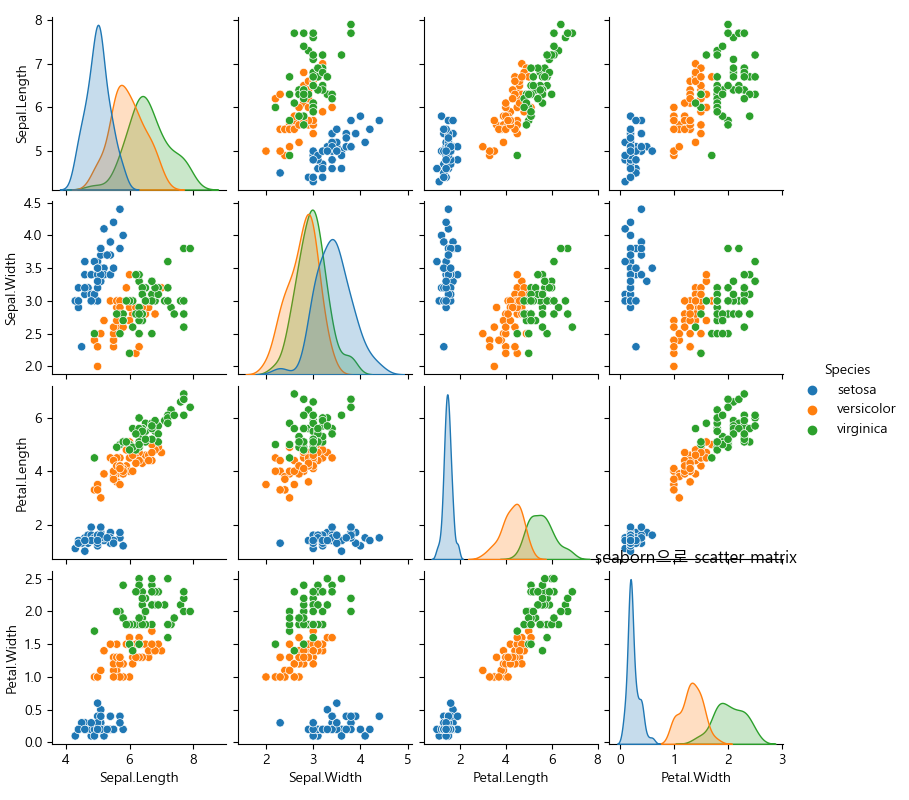

The Python source for this figure:
# matplotlib 스타일 인터페이스, 차트 종류 몇가지 경험하기

import numpy as np 
import matplotlib.pyplot as plt
plt.rc('font',family='malgun gothic')
plt.rcParams['axes.unicode_minus'] =False

'''
# matplotlib 스타일 인터페이스 1
x = np.arange(10)
plt.figure() # 영역 생성
plt.subplot(2,1,1) # (row, column, panel number)
plt.plot(x, np.sin(x))
plt.subplot(2,1,2)
plt.plot(x, np.cos(x))
# plt.show()

# matplotlib 스타일 인터페이스 2 - 객체 지향 인터페이스
fig, ax = plt.subplots(nrows=2, ncols=1)
ax[0].plot(x, np.sin(x))
ax[1].scatter(x, np.cos(x))
plt.show()
'''

data = [50,80,100,70,88]
'''
#  막대 그래프 
plt.bar(range(len(data)),data)
plt.show


#  세로 막대 그래프 
err = np.random.rand(len(data))
plt.barh(range(len(data)),data,xerr = err) # eorror boar(오차 ㅂ뱓)
plt.show

# 원 그래프
plt.pie(data, explode=0,0,0,2,0,0), color=['yellow','blie'.]
plt.show
'''
'''
# 히스토그램
plt.hist(data, bins=5, alpha=0.1)
plt.show()

# box plot
plt.boxplot(data, notch=True)
plt.show()

# 시계열 데이터
import pandas as pd 
fdata = pd.DataFrame(np.random.rand(1000, 4), index=pd.date_range('2000-01-01', periods=1000), columns=list('abcd'))
fdata = fdata.cumsum()
print(fdata.head(3))
print(fdata.tail(3))
plt.plot(fdata)
plt.show(())

# pandas의 plot 기능
fdata.plot(kind= 'box')
plt.show
'''
# matplotlib의 기능 보충용 lib로  seaborn
import seaborn as sns
'''
# Seaborn 데이터셋 목록
print(sns.get_dataset_names())

titanic = sns.load_dataset('titanic')
# print(titanic.info())
print(titanic.head(3))

plt.hist(titanic['age'])
plt.show()

sns.displot(titanic['age'])
plt.show()

sns.boxenplot(y='age',data=titanic )
plt.show()
'''

# iris dataset
# iris_data = sns.load_dataset('iris')
# print(iris_data.head(3)) 같은 데이터임

import pandas as pd 
iris_data = pd.read_csv('../testdata/iris.csv')
print(iris_data.head(3))

# 산점도
plt.scatter(iris_data['Sepal.Length'],iris_data['Petal.Length'])
plt.show()

# Species별로 색상 부여
print(iris_data['Species'].unique()) 
print(set(iris_data['Species'])) # set은 중복을 배제하기 때문에 위와 같은 뜻

cols=[]
for s in iris_data['Species']:
    choice = 0
    if s == 'setosa': choice=1
    elif s == 'versicolor': choice=2
    elif s == 'virginica': choice=3
    cols.append(choice)

plt.scatter(iris_data['Sepal.Length'],iris_data['Petal.Length'],c=cols)
plt.xlabel('Sepal.Length')
plt.ylabel('Petal.Length')
plt.show()

# Sepal.Length  Sepal.Width  Petal.Length  Petal.Width를 사용해 scatter matrix 그래프 출력
iris_col = iris_data.loc[:,'Sepal.Length':'Petal.Width']
print(iris_col)

pd.plotting.scatter_matrix(iris_col, diagonal='kde')
plt.show()

# seaborn으로 scatter matrix 그래프 출력
sns.pairplot(iris_data, hue='Species', height=2)
plt.title('seaborn으로 scatter matrix')
#plt.show()

# 그래프(차트)를 이미지로 저장
fig = plt.gcf()
plt.show()
fig.savefig('plot02.png')

# 이미지 읽기
from matplotlib.pyplot import imread
img = imread('plot02.png')
plt.imshow(img)
plt.show()
